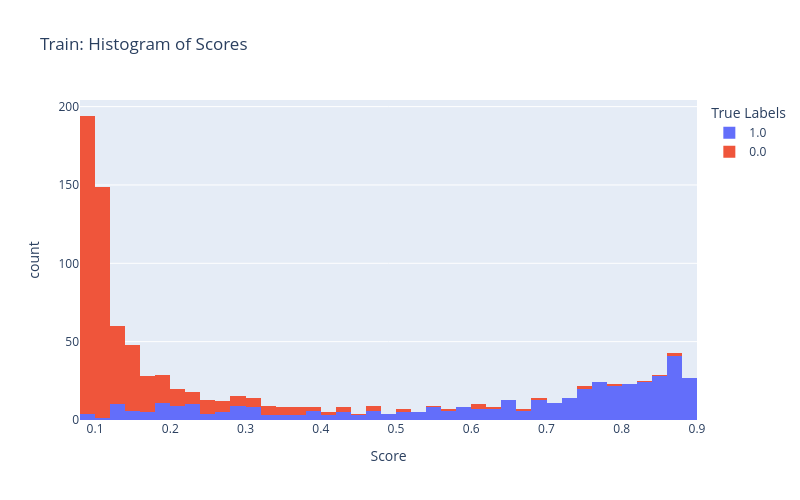
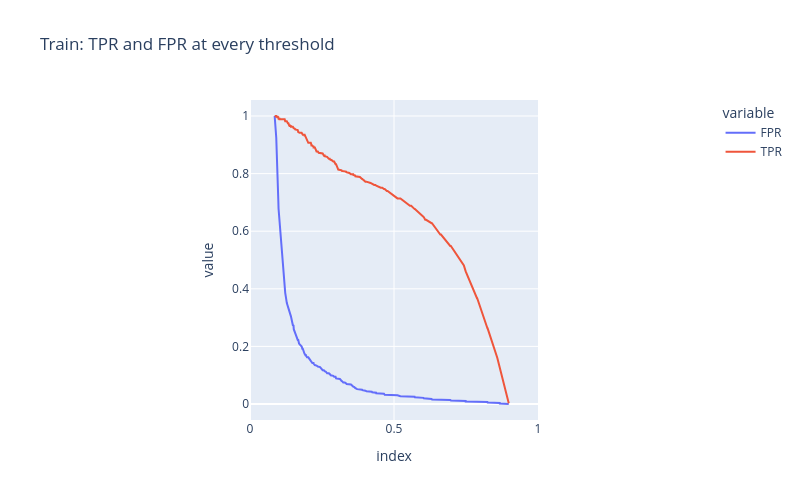
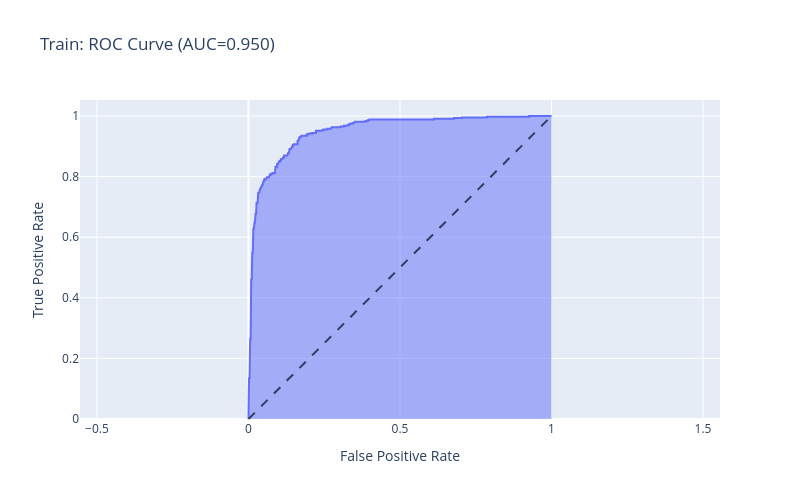
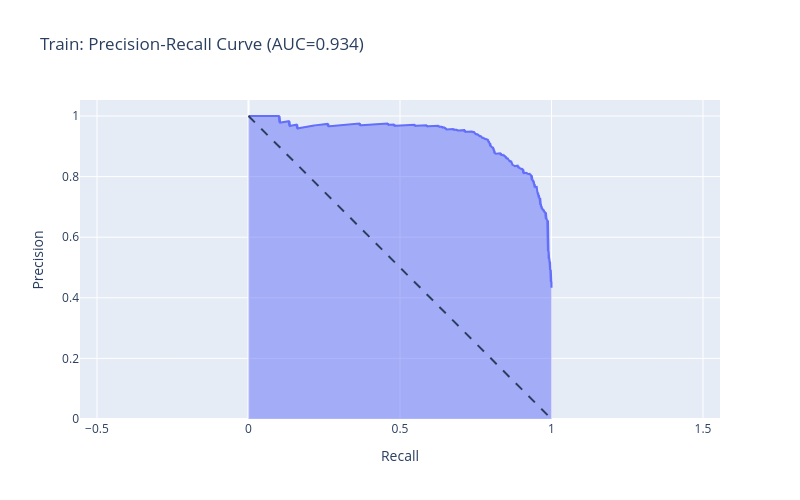

Write notebook code for charts like these, in order.
### Code cell
for y_true, y_score, name in [(train_y_true, train_y_score, 'Train'),
                               (val_y_true, val_y_score, 'Validation')]:
    plot_preliminary_plots(y_true, y_score, name)
    plot_roc_curve(y_true, y_score, name)
    plot_pr_curve(y_true, y_score, name)

### Figure 1 — Plotly figure (JSON) as saved in the notebook; plotly's stock layout.template omitted (floating-point values rounded to 4 significant figures; data arrays with more than 128 entries replaced by an {"elided": "..."} marker saying what was removed)
{"data": [{"bingroup": "x", "hovertemplate": "True Labels=1.0<br>Score=%{x}<br>count=%{y}<extra></extra>", "legendgroup": "1.0", "marker": {"color": "#636efa", "pattern": {"shape": ""}}, "name": "1.0", "nbinsx": 50, "orientation": "v", "showlegend": true, "type": "histogram", "x": {"elided": "430 float values"}, "xaxis": "x", "yaxis": "y"}, {"bingroup": "x", "hovertemplate": "True Labels=0.0<br>Score=%{x}<br>count=%{y}<extra></extra>", "legendgroup": "0.0", "marker": {"color": "#EF553B", "pattern": {"shape": ""}}, "name": "0.0", "nbinsx": 50, "orientation": "v", "showlegend": true, "type": "histogram", "x": {"elided": "562 float values"}, "xaxis": "x", "yaxis": "y"}], "layout": {"barmode": "relative", "height": 500, "legend": {"title": {"text": "True Labels"}, "tracegroupgap": 0}, "title": {"text": "Train: Histogram of Scores"}, "width": 800, "xaxis": {"anchor": "y", "domain": [0, 1], "title": {"text": "Score"}}, "yaxis": {"anchor": "x", "domain": [0, 1], "title": {"text": "count"}}}}

### Figure 2 — Plotly figure (JSON) as saved in the notebook; plotly's stock layout.template omitted (floating-point values rounded to 4 significant figures; data arrays with more than 128 entries replaced by an {"elided": "..."} marker saying what was removed)
{"data": [{"hovertemplate": "variable=FPR<br>index=%{x}<br>value=%{y}<extra></extra>", "legendgroup": "FPR", "line": {"color": "#636efa", "dash": "solid"}, "marker": {"symbol": "circle"}, "mode": "lines", "name": "FPR", "orientation": "v", "showlegend": true, "type": "scatter", "x": {"elided": "172 float values"}, "xaxis": "x", "y": {"elided": "172 float values"}, "yaxis": "y"}, {"hovertemplate": "variable=TPR<br>index=%{x}<br>value=%{y}<extra></extra>", "legendgroup": "TPR", "line": {"color": "#EF553B", "dash": "solid"}, "marker": {"symbol": "circle"}, "mode": "lines", "name": "TPR", "orientation": "v", "showlegend": true, "type": "scatter", "x": {"elided": "172 float values"}, "xaxis": "x", "y": {"elided": "172 float values"}, "yaxis": "y"}], "layout": {"height": 500, "legend": {"title": {"text": "variable"}, "tracegroupgap": 0}, "title": {"text": "Train: TPR and FPR at every threshold"}, "width": 800, "xaxis": {"anchor": "y", "constrain": "domain", "domain": [0, 1], "range": [0, 1], "title": {"text": "index"}}, "yaxis": {"anchor": "x", "domain": [0, 1], "scaleanchor": "x", "scaleratio": 1, "title": {"text": "value"}}}}

### Figure 3 — Plotly figure (JSON) as saved in the notebook; plotly's stock layout.template omitted (floating-point values rounded to 4 significant figures; data arrays with more than 128 entries replaced by an {"elided": "..."} marker saying what was removed)
{"data": [{"fillpattern": {"shape": ""}, "hovertemplate": "False Positive Rate=%{x}<br>True Positive Rate=%{y}<extra></extra>", "legendgroup": "", "line": {"color": "#636efa"}, "marker": {"symbol": "circle"}, "mode": "lines", "name": "", "orientation": "v", "showlegend": false, "stackgroup": "1", "type": "scatter", "x": {"elided": "172 float values"}, "xaxis": "x", "y": {"elided": "172 float values"}, "yaxis": "y"}], "layout": {"height": 500, "legend": {"tracegroupgap": 0}, "shapes": [{"line": {"dash": "dash"}, "type": "line", "x0": 0, "x1": 1, "y0": 0, "y1": 1}], "title": {"text": "Train: ROC Curve (AUC=0.950)"}, "width": 800, "xaxis": {"anchor": "y", "domain": [0, 1], "title": {"text": "False Positive Rate"}}, "yaxis": {"anchor": "x", "domain": [0, 1], "scaleanchor": "x", "scaleratio": 1, "title": {"text": "True Positive Rate"}}}}

### Figure 4 — Plotly figure (JSON) as saved in the notebook; plotly's stock layout.template omitted (floating-point values rounded to 4 significant figures; data arrays with more than 128 entries replaced by an {"elided": "..."} marker saying what was removed)
{"data": [{"fillpattern": {"shape": ""}, "hovertemplate": "Recall=%{x}<br>Precision=%{y}<extra></extra>", "legendgroup": "", "line": {"color": "#636efa"}, "marker": {"symbol": "circle"}, "mode": "lines", "name": "", "orientation": "v", "showlegend": false, "stackgroup": "1", "type": "scatter", "x": {"elided": "993 float values"}, "xaxis": "x", "y": {"elided": "993 float values"}, "yaxis": "y"}], "layout": {"height": 500, "legend": {"tracegroupgap": 0}, "shapes": [{"line": {"dash": "dash"}, "type": "line", "x0": 0, "x1": 1, "y0": 1, "y1": 0}], "title": {"text": "Train: Precision-Recall Curve (AUC=0.934)"}, "width": 800, "xaxis": {"anchor": "y", "domain": [0, 1], "title": {"text": "Recall"}}, "yaxis": {"anchor": "x", "domain": [0, 1], "scaleanchor": "x", "scaleratio": 1, "title": {"text": "Precision"}}}}
